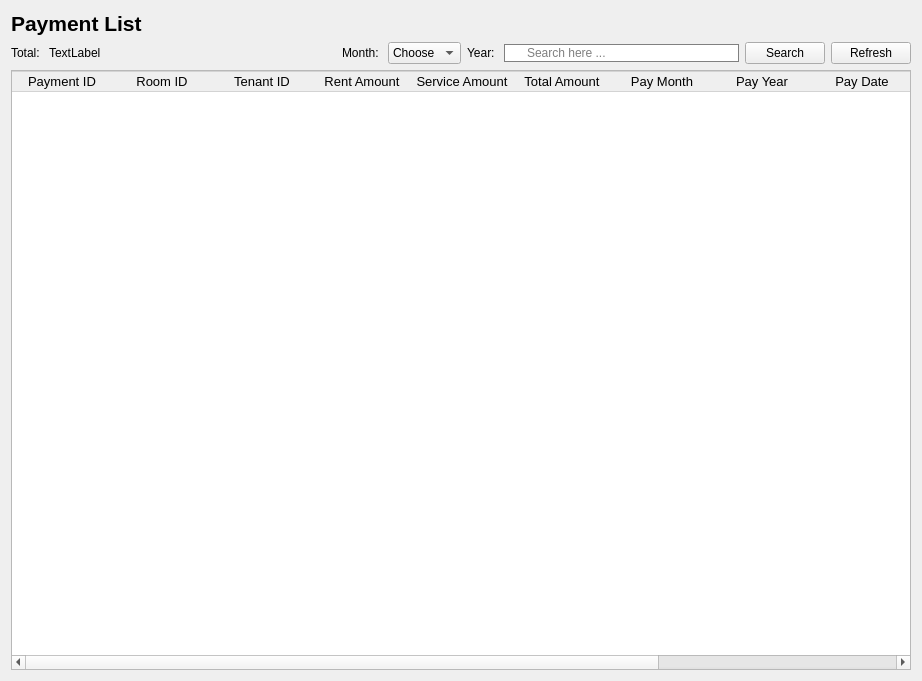
           <widget class="QWidget" name="page_7">
            <layout class="QVBoxLayout" name="verticalLayout_11">
             <item>
              <layout class="QHBoxLayout" name="horizontalLayout_19">
               <item>
                <widget class="QLabel" name="label_12">
                 <property name="font">
                  <font>
                   <pointsize>16</pointsize>
                   <bold>true</bold>
                  </font>
                 </property>
                 <property name="text">
                  <string>Payment List</string>
                 </property>
                </widget>
               </item>
               <item>
                <spacer name="horizontalSpacer_17">
                 <property name="orientation">
                  <enum>Qt::Orientation::Horizontal</enum>
                 </property>
                 <property name="sizeHint" stdset="0">
                  <size>
                   <width>40</width>
                   <height>20</height>
                  </size>
                 </property>
                </spacer>
               </item>
              </layout>
             </item>
             <item>
              <layout class="QHBoxLayout" name="horizontalLayout_14">
               <item>
                <layout class="QHBoxLayout" name="horizontalLayout_24">
                 <item>
                  <widget class="QLabel" name="label_13">
                   <property name="text">
                    <string>Total: </string>
                   </property>
                  </widget>
                 </item>
                 <item>
                  <widget class="QLabel" name="totalroom_4">
                   <property name="text">
                    <string>TextLabel</string>
                   </property>
                  </widget>
                 </item>
                </layout>
               </item>
               <item>
                <spacer name="horizontalSpacer_18">
                 <property name="orientation">
                  <enum>Qt::Orientation::Horizontal</enum>
                 </property>
                 <property name="sizeHint" stdset="0">
                  <size>
                   <width>40</width>
                   <height>20</height>
                  </size>
                 </property>
                </spacer>
               </item>
               <item>
                <widget class="QLabel" name="label_8">
                 <property name="text">
                  <string>Month: </string>
                 </property>
                </widget>
               </item>
               <item>
                <widget class="QComboBox" name="CBSP">
                 <item>
                  <property name="text">
                   <string>Choose</string>
                  </property>
                 </item>
                 <item>
                  <property name="text">
                   <string>1</string>
                  </property>
                 </item>
                 <item>
                  <property name="text">
                   <string>2</string>
                  </property>
                 </item>
                 <item>
                  <property name="text">
                   <string>3</string>
                  </property>
                 </item>
                 <item>
                  <property name="text">
                   <string>4</string>
                  </property>
                 </item>
                 <item>
                  <property name="text">
                   <string>5</string>
                  </property>
                 </item>
                 <item>
                  <property name="text">
                   <string>6</string>
                  </property>
                 </item>
                 <item>
                  <property name="text">
                   <string>7</string>
                  </property>
                 </item>
                 <item>
                  <property name="text">
                   <string>8</string>
                  </property>
                 </item>
                 <item>
                  <property name="text">
                   <string>9</string>
                  </property>
                 </item>
                 <item>
                  <property name="text">
                   <string>10</string>
                  </property>
                 </item>
                 <item>
                  <property name="text">
                   <string>11</string>
                  </property>
                 </item>
                 <item>
                  <property name="text">
                   <string>12</string>
                  </property>
                 </item>
                </widget>
               </item>
               <item>
                <widget class="QLabel" name="label_9">
                 <property name="text">
                  <string>Year: </string>
                 </property>
                </widget>
               </item>
               <item>
                <widget class="QLineEdit" name="LineEditSearchPayment">
                 <property name="styleSheet">
                  <string notr="true">QLineEdit{
padding-left:20px;
border: 1px solid gray;
border-radius: 10px;
}</string>
                 </property>
                 <property name="text">
                  <string/>
                 </property>
                 <property name="placeholderText">
                  <string>Search here ...</string>
                 </property>
                </widget>
               </item>
               <item>
                <widget class="QPushButton" name="searchPayment">
                 <property name="text">
                  <string>Search</string>
                 </property>
                 <property name="icon">
                  <iconset resource="Icon.qrc">
                   <normaloff>:/new/prefix1/Resources/loupe.png</normaloff>:/new/prefix1/Resources/loupe.png</iconset>
                 </property>
                 <property name="checkable">
                  <bool>false</bool>
                 </property>
                </widget>
               </item>
               <item>
                <widget class="QPushButton" name="RefPaymentbtn">
                 <property name="text">
                  <string>Refresh</string>
                 </property>
                 <property name="icon">
                  <iconset resource="Icon.qrc">
                   <normaloff>:/new/prefix1/Resources/reload.png</normaloff>:/new/prefix1/Resources/reload.png</iconset>
                 </property>
                </widget>
               </item>
              </layout>
             </item>
             <item>
              <widget class="QTableWidget" name="PaymentTable">
               <property name="minimumSize">
                <size>
                 <width>900</width>
                 <height>600</height>
                </size>
               </property>
               <property name="font">
                <font>
                 <pointsize>10</pointsize>
                </font>
               </property>
               <property name="styleSheet">
                <string notr="true">QPushButton{
	 border: none;
}
QTableWidget::item {
       border-right: none;
       border-left: none;
       border-bottom: 1px solid #D3D3D3;
}
QHeaderView::section {
       border: 1px solid #D3D3D3; 
       border-right: none;      
       border-left: none;       
}</string>
               </property>
               <property name="editTriggers">
                <set>QAbstractItemView::EditTrigger::NoEditTriggers</set>
               </property>
               <property name="alternatingRowColors">
                <bool>true</bool>
               </property>
               <property name="selectionMode">
                <enum>QAbstractItemView::SelectionMode::NoSelection</enum>
               </property>
               <property name="showGrid">
                <bool>false</bool>
               </property>
               <attribute name="horizontalHeaderVisible">
                <bool>true</bool>
               </attribute>
               <attribute name="horizontalHeaderCascadingSectionResizes">
                <bool>false</bool>
               </attribute>
               <attribute name="horizontalHeaderHighlightSections">
                <bool>true</bool>
               </attribute>
               <attribute name="horizontalHeaderShowSortIndicator" stdset="0">
                <bool>false</bool>
               </attribute>
               <attribute name="horizontalHeaderStretchLastSection">
                <bool>false</bool>
               </attribute>
               <column>
                <property name="text">
                 <string>Payment ID</string>
                </property>
                <property name="font">
                 <font>
                  <pointsize>10</pointsize>
                 </font>
                </property>
               </column>
               <column>
                <property name="text">
                 <string>Room ID</string>
                </property>
                <property name="font">
                 <font>
                  <pointsize>10</pointsize>
                 </font>
                </property>
               </column>
               <column>
                <property name="text">
                 <string>Tenant ID</string>
                </property>
                <property name="font">
                 <font>
                  <pointsize>10</pointsize>
                 </font>
                </property>
               </column>
               <column>
                <property name="text">
                 <string>Rent Amount</string>
                </property>
                <property name="font">
                 <font>
                  <pointsize>10</pointsize>
                 </font>
                </property>
               </column>
               <column>
                <property name="text">
                 <string>Service Amount</string>
                </property>
                <property name="font">
                 <font>
                  <pointsize>10</pointsize>
                 </font>
                </property>
               </column>
               <column>
                <property name="text">
                 <string>Total Amount</string>
                </property>
                <property name="font">
                 <font>
                  <pointsize>10</pointsize>
                 </font>
                </property>
               </column>
               <column>
                <property name="text">
                 <string>Pay Month</string>
                </property>
               </column>
               <column>
                <property name="text">
                 <string>Pay Year</string>
                </property>
               </column>
               <column>
                <property name="text">
                 <string>Pay Date</string>
                </property>
               </column>
               <column>
                <property name="text">
                 <string>Status</string>
                </property>
               </column>
               <column>
                <property name="text">
                 <string>Remaining</string>
                </property>
               </column>
              </widget>
             </item>
            </layout>
           </widget>
